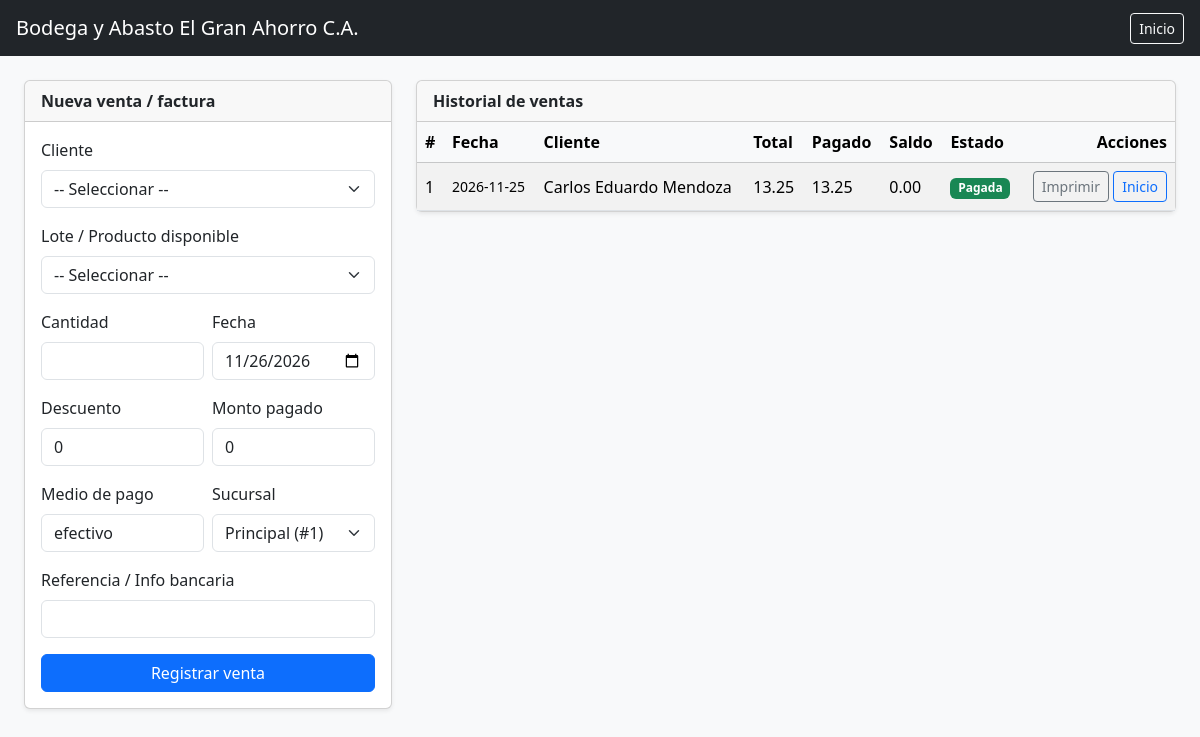
/facturacion.php (signed in), run on the app's committed database.
### tables this page shows
CREATE TABLE IF NOT EXISTS `companies` (
  `id` int unsigned NOT NULL AUTO_INCREMENT,
  `name` varchar(191) NOT NULL,
  `phone` varchar(191) NOT NULL,
  `address` text NOT NULL,
  `created_at` timestamp NULL DEFAULT NULL,
  `updated_at` timestamp NULL DEFAULT NULL,
  PRIMARY KEY (`id`)
);

CREATE TABLE IF NOT EXISTS `sells` (
  `id` int unsigned NOT NULL AUTO_INCREMENT,
  `user_id` int NOT NULL,
  `customer_id` int NOT NULL,
  `branch_id` int NOT NULL DEFAULT '1',
  `total_amount` double NOT NULL,
  `paid_amount` double NOT NULL DEFAULT '0',
  `sell_date` varchar(191) DEFAULT NULL,
  `discount_amount` double NOT NULL DEFAULT '0',
  `payment_method` tinyint NOT NULL DEFAULT '0',
  `payment_status` tinyint NOT NULL DEFAULT '0',
  `created_at` timestamp NULL DEFAULT NULL,
  `updated_at` timestamp NULL DEFAULT NULL,
  PRIMARY KEY (`id`)
);

CREATE TABLE IF NOT EXISTS `customers` (
  `id` int unsigned NOT NULL AUTO_INCREMENT,
  `customer_name` varchar(191) NOT NULL,
  `email` varchar(191) DEFAULT NULL,
  `phone` varchar(191) DEFAULT NULL,
  `address` text,
  `status` tinyint NOT NULL DEFAULT '1',
  `created_at` timestamp NULL DEFAULT NULL,
  `updated_at` timestamp NULL DEFAULT NULL,
  PRIMARY KEY (`id`)
);

### config.php (called while the page is built, shortened)
<?php
function db(): PDO {
    static $pdo = null;
    if ($pdo === null) {
        $dsn = sprintf('mysql:host=%s;dbname=%s;charset=%s', DB_HOST, DB_NAME, DB_CHARSET);
        $pdo = new PDO($dsn, DB_USER, DB_PASS, [
            PDO::ATTR_ERRMODE => PDO::ERRMODE_EXCEPTION,
            PDO::ATTR_DEFAULT_FETCH_MODE => PDO::FETCH_ASSOC,
        ]);
    }
    return $pdo;
}
function e(?string $valor): string {
    return htmlspecialchars((string) $valor, ENT_QUOTES, 'UTF-8');
}
function monto(float $valor): string {
    return number_format($valor, 2, '.', ',');
}
function empresa_info(): array {
    $stmt = db()->query("SELECT * FROM companies ORDER BY id ASC LIMIT 1");
    return $stmt->fetch() ?: [
        'id' => 1,
        'name' => 'StockInventarios',
        'phone' => '',
        'address' => '',
    ];
}

### facturacion.php (the view, shortened to what this page needs)
<?php
require_once __DIR__ . '/config.php';
$ventas = db()->query("
    SELECT s.*, c.customer_name, u.name AS user_name
    FROM sells s
    LEFT JOIN customers c ON c.id = s.customer_id
    LEFT JOIN users u ON u.id = s.user_id
    ORDER BY s.id DESC
")->fetchAll();
$empresa = empresa_info();
?>
<!DOCTYPE html>
<html lang="es">
<head>
    <link href="https://cdn.jsdelivr.net/npm/bootstrap@5.3.3/dist/css/bootstrap.min.css" rel="stylesheet">
</head>
<body class="bg-light">
<nav class="navbar navbar-dark bg-dark px-3 mb-4">
    <a class="navbar-brand" href="index.php"><?= e($empresa['name']) ?></a>
    <a href="index.php" class="btn btn-sm btn-outline-light">Inicio</a>
</nav>
<div class="container-fluid px-4 pb-5">
    <div class="row g-4">
        <div class="col-lg-4">
            <div class="card shadow-sm">
                <div class="card-header fw-bold">Nueva venta / factura</div>
                <div class="card-body">
                    <form method="post">
                        <div class="mb-3">
                            <label class="form-label">Cliente</label>
                            <select name="customer_id" class="form-select" required>
                                <option value="">-- Seleccionar --</option>
                            </select>
                        </div>
                        <div class="mb-3">
                            <label class="form-label">Lote / Producto disponible</label>
                            <select name="stock_id" class="form-select" required>
                                <option value="">-- Seleccionar --</option>
                            </select>
                        </div>
                        <div class="row g-2 mb-3">
                            <div class="col-6">
                                <label class="form-label">Cantidad</label>
                                <input type="number" name="sold_quantity" class="form-control" min="1" required>
                            </div>
                            <div class="col-6">
                                <label class="form-label">Fecha</label>
                                <input type="date" name="sell_date" class="form-control" value="<?= date('Y-m-d') ?>" required>
                            </div>
                        </div>
                        <div class="row g-2 mb-3">
                            <div class="col-6">
                                <label class="form-label">Descuento</label>
                                <input type="number" step="0.01" name="discount_amount" class="form-control" value="0">
                            </div>
                            <div class="col-6">
                                <label class="form-label">Monto pagado</label>
                                <input type="number" step="0.01" name="paid_amount" class="form-control" value="0" required>
                            </div>
                        </div>
                        <div class="row g-2 mb-3">
                            <div class="col-6">
                                <label class="form-label">Medio de pago</label>
                                <input type="text" name="paid_in" class="form-control" value="efectivo">
                            </div>
                            <div class="col-6">
                                <label class="form-label">Sucursal</label>
                                <select name="branch_id" class="form-select">
                                    <option value="1">Principal (#1)</option>
                                </select>
                            </div>
                        </div>
                        <div class="mb-3">
                            <label class="form-label">Referencia / Info bancaria</label>
                            <input type="text" name="bank_information" class="form-control">
                        </div>
                        <button type="submit" class="btn btn-primary w-100">Registrar venta</button>
                    </form>
                </div>
            </div>
        </div>
        <div class="col-lg-8">
            <div class="card shadow-sm">
                <div class="card-header fw-bold">Historial de ventas</div>
                <div class="table-responsive">
                    <table class="table table-striped table-hover align-middle mb-0">
                        <thead class="table-light">
                        <tr>
                            <th>#</th>
                            <th>Fecha</th>
                            <th>Cliente</th>
                            <th>Total</th>
                            <th>Pagado</th>
                            <th>Saldo</th>
                            <th>Estado</th>
                            <th class="text-end">Acciones</th>
                        </tr>
                        </thead>
                        <tbody>
                        <?php foreach ($ventas as $v): ?>
                            <?php $saldo = max(0.0, (float) $v['total_amount'] - (float) $v['paid_amount']); ?>
                            <tr>
                                <td><?= (int) $v['id'] ?></td>
                                <td class="small"><?= e($v['sell_date']) ?></td>
                                <td><?= e($v['customer_name'] ?? '') ?></td>
                                <td><?= monto((float) $v['total_amount']) ?></td>
                                <td><?= monto((float) $v['paid_amount']) ?></td>
                                <td><?= monto($saldo) ?></td>
                                <td>
                                    <?php if ((int) $v['payment_status'] === 1 || $saldo <= 0): ?>
                                        <span class="badge bg-success">Pagada</span>
                                    <?php else: ?>
                                        <span class="badge bg-warning text-dark">Pendiente</span>
                                    <?php endif; ?>
                                </td>
                                <td class="text-end text-nowrap">
                                    <a href="imprimir.php?tipo=factura&id=<?= (int) $v['id'] ?>" target="_blank" class="btn btn-sm btn-outline-secondary">Imprimir</a>
                                    <a href="index.php" class="btn btn-sm btn-outline-primary">Inicio</a>
                                </td>
                            </tr>
                        <?php endforeach; ?>
                        </tbody>
                    </table>
                </div>
            </div>
        </div>
    </div>
</div>
</body>
</html>

### data on the page
companies: name "Bodega y Abasto El Gran Ahorro C.A."
sells: id "1", sell_date "2026-11-25", customer.customer_name "Carlos Eduardo Mendoza", total_amount "13.25", paid_amount "13.25", monto($saldo) "0.00", payment_status "Pagada"
